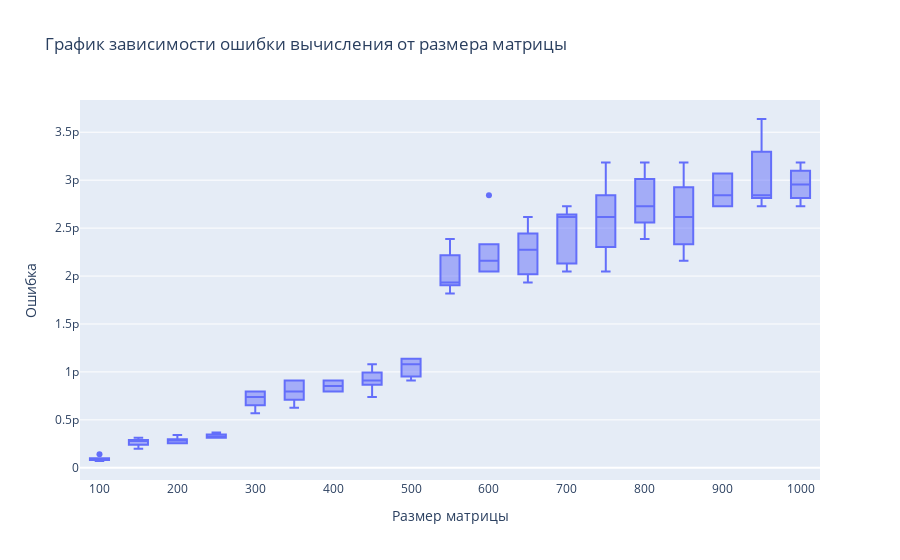

Source (notebook cell):
### Code cell
px.box(data_frame=df_col,\
        x='shape of matrix',\
        y='error',\
       labels={'error':'Ошибка', 'shape of matrix':'Размер матрицы'},\
        title='График зависимости ошибки вычисления от размера матрицы')

### Figure 1 — Plotly figure (JSON) as saved in the notebook; plotly's stock layout.template omitted (floating-point values rounded to 4 significant figures)
{"data": [{"alignmentgroup": "True", "hovertemplate": "Размер матрицы=%{x}<br>Ошибка=%{y}<extra></extra>", "legendgroup": "", "marker": {"color": "#636efa"}, "name": "", "notched": false, "offsetgroup": "", "orientation": "v", "showlegend": false, "type": "box", "x": [100, 150, 200, 250, 300, 350, 400, 450, 500, 550, 600, 650, 700, 750, 800, 850, 900, 950, 1000, 100, 150, 200, 250, 300, 350, 400, 450, 500, 550, 600, 650, 700, 750, 800, 850, 900, 950, 1000, 100, 150, 200, 250, 300, 350, 400, 450, 500, 550, 600, 650, 700, 750, 800, 850, 900, 950, 1000, 100, 150, 200, 250, 300, 350, 400, 450, 500, 550, 600, 650, 700, 750, 800, 850, 900, 950, 1000, 100, 150, 200, 250, 300, 350, 400, 450, 500, 550, 600, 650, 700, 750, 800, 850, 900, 950, 1000], "x0": " ", "xaxis": "x", "y": [1.421e-13, 2.842e-13, 2.558e-13, 3.411e-13, 6.821e-13, 6.253e-13, 9.095e-13, 9.663e-13, 1.137e-12, 1.933e-12, 2.842e-12, 1.933e-12, 2.615e-12, 2.615e-12, 2.387e-12, 2.615e-12, 3.07e-12, 2.842e-12, 3.183e-12, 8.527e-14, 2.558e-13, 3.411e-13, 3.126e-13, 7.958e-13, 7.39e-13, 7.958e-13, 1.08e-12, 9.095e-13, 1.819e-12, 2.16e-12, 2.046e-12, 2.046e-12, 2.046e-12, 2.615e-12, 2.16e-12, 3.07e-12, 3.183e-12, 2.728e-12, 8.527e-14, 3.126e-13, 2.842e-13, 3.126e-13, 7.39e-13, 7.958e-13, 9.095e-13, 9.095e-13, 9.663e-13, 2.387e-12, 2.16e-12, 2.387e-12, 2.728e-12, 2.728e-12, 2.728e-12, 2.387e-12, 2.728e-12, 2.842e-12, 2.842e-12, 7.105e-14, 2.842e-13, 2.558e-13, 3.126e-13, 5.684e-13, 9.095e-13, 8.527e-13, 7.39e-13, 1.137e-12, 2.16e-12, 2.046e-12, 2.274e-12, 2.16e-12, 3.183e-12, 2.956e-12, 2.842e-12, 2.842e-12, 3.638e-12, 3.07e-12, 8.527e-14, 1.99e-13, 2.842e-13, 3.695e-13, 7.958e-13, 9.095e-13, 7.958e-13, 9.095e-13, 1.08e-12, 1.933e-12, 2.046e-12, 2.615e-12, 2.615e-12, 2.387e-12, 3.183e-12, 3.183e-12, 2.728e-12, 2.728e-12, 2.956e-12], "y0": " ", "yaxis": "y"}], "layout": {"boxmode": "group", "legend": {"tracegroupgap": 0}, "title": {"text": "График зависимости ошибки вычисления от размера матрицы"}, "xaxis": {"anchor": "y", "domain": [0, 1], "title": {"text": "Размер матрицы"}}, "yaxis": {"anchor": "x", "domain": [0, 1], "title": {"text": "Ошибка"}}}}
